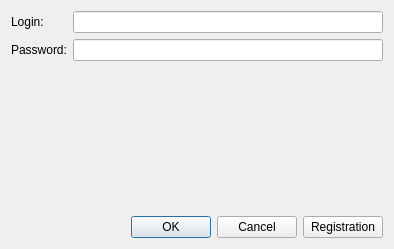
<?xml version="1.0" encoding="UTF-8"?>
<ui version="4.0">
 <class>LoginForm</class>
 <widget class="QWidget" name="LoginForm">
  <property name="geometry">
   <rect>
    <x>0</x>
    <y>0</y>
    <width>394</width>
    <height>249</height>
   </rect>
  </property>
  <property name="windowTitle">
   <string>Form</string>
  </property>
  <layout class="QVBoxLayout" name="verticalLayout">
   <item>
    <layout class="QFormLayout" name="formLayout">
     <item row="0" column="0">
      <widget class="QLabel" name="LoginLabel">
       <property name="text">
        <string>Login:</string>
       </property>
      </widget>
     </item>
     <item row="1" column="0">
      <widget class="QLabel" name="PasswordLabel">
       <property name="text">
        <string>Password:</string>
       </property>
      </widget>
     </item>
     <item row="0" column="1">
      <widget class="QLineEdit" name="LoginEdit"/>
     </item>
     <item row="1" column="1">
      <widget class="QLineEdit" name="PasswordEdit">
       <property name="echoMode">
        <enum>QLineEdit::Password</enum>
       </property>
      </widget>
     </item>
    </layout>
   </item>
   <item>
    <spacer name="verticalSpacer">
     <property name="orientation">
      <enum>Qt::Vertical</enum>
     </property>
     <property name="sizeHint" stdset="0">
      <size>
       <width>20</width>
       <height>136</height>
      </size>
     </property>
    </spacer>
   </item>
   <item>
    <layout class="QHBoxLayout" name="horizontalLayout_2">
     <item>
      <widget class="QDialogButtonBox" name="buttonBox1">
       <property name="standardButtons">
        <set>QDialogButtonBox::Cancel|QDialogButtonBox::Ok</set>
       </property>
      </widget>
     </item>
     <item>
      <widget class="QPushButton" name="register_button">
       <property name="text">
        <string>Registration</string>
       </property>
      </widget>
     </item>
    </layout>
   </item>
  </layout>
 </widget>
 <tabstops>
  <tabstop>LoginEdit</tabstop>
  <tabstop>PasswordEdit</tabstop>
  <tabstop>register_button</tabstop>
 </tabstops>
 <resources/>
 <connections/>
</ui>
